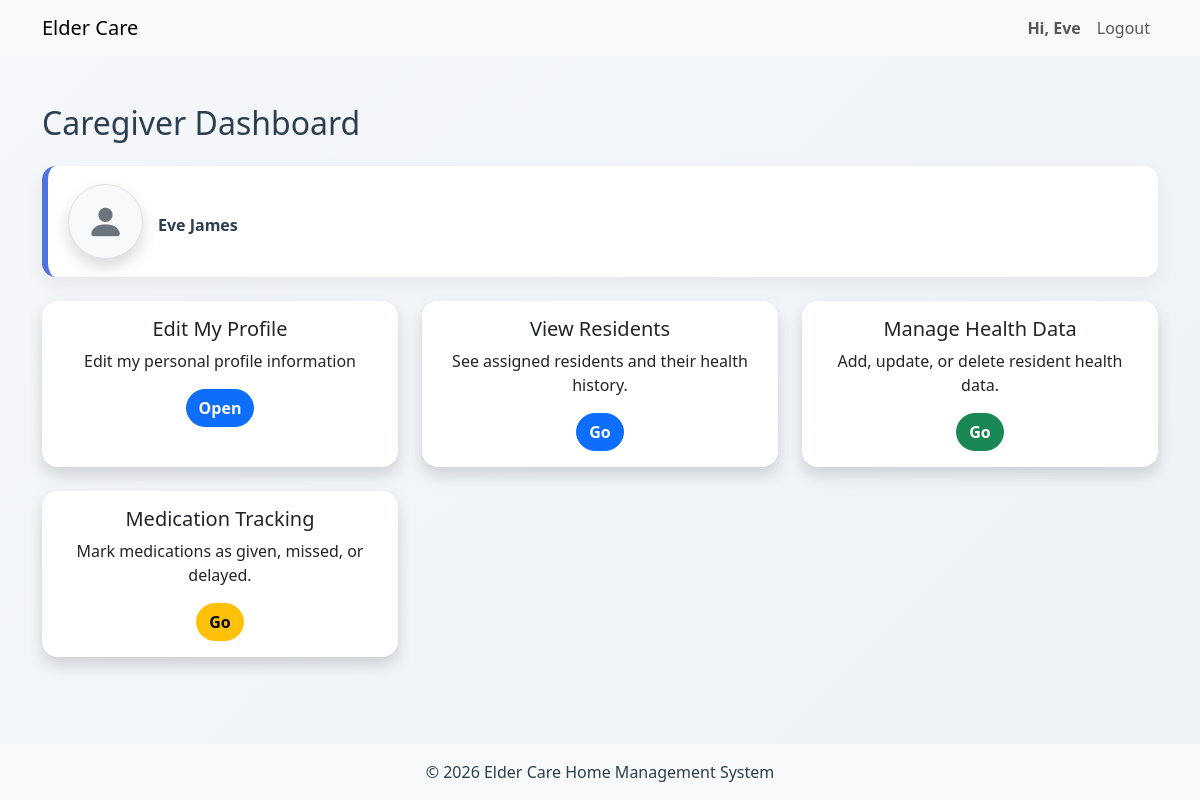
The app's page /caregivers/dashboard.php (signed in), older data.
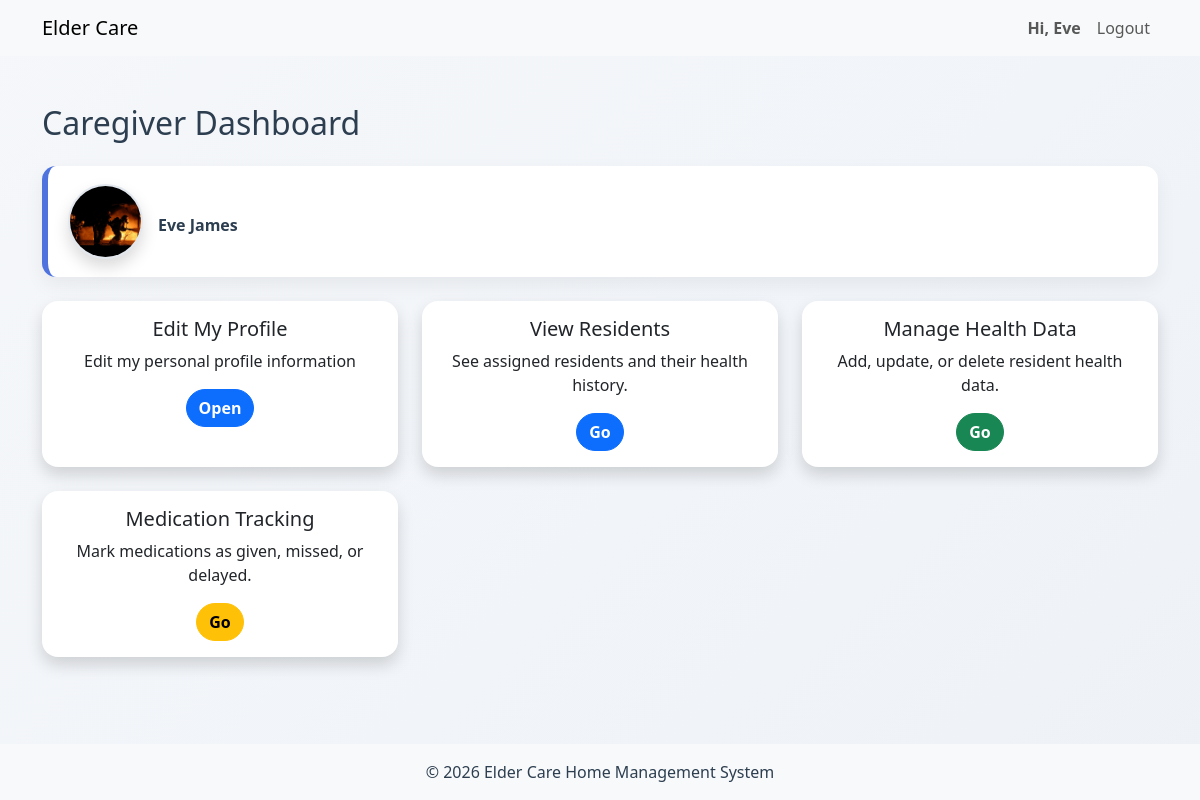
The same page, newer data.
### tables this page shows
CREATE TABLE `caregiver` (
  `empID` int(8) UNSIGNED NOT NULL,
  `user_id` int(11) NOT NULL,
  `phone` varchar(15) DEFAULT NULL,
  `fname` varchar(50) DEFAULT NULL,
  `lname` varchar(50) DEFAULT NULL,
  `profilePhoto` text DEFAULT NULL
);

### caregivers/dashboard.php (the view, shortened to what this page needs)
<?php
include '../includes/header.php';
$user_id = $_SESSION['user_id'];
$stmt = $conn->prepare("SELECT fname, lname, profilePhoto FROM caregiver WHERE user_id=?");
$stmt->execute([$user_id]);
$caregiver = $stmt->fetch();
?>
<div class="caregiver-dashboard container mt-5">
    <h2 class="mb-4">Caregiver Dashboard</h2>
    <div class="text-center mb-4">
        <?php if(!empty($caregiver['profilePhoto']) && file_exists("../uploads/caregivers/".$caregiver['profilePhoto'])): ?>
            <img src="../uploads/caregivers/<?= htmlspecialchars($caregiver['profilePhoto']) ?>"
                 alt="Profile Photo" class="rounded-circle shadow" style="width:150px;height:150px;object-fit:cover;">
        <?php else: ?>
            <div class="rounded-circle bg-light border shadow d-inline-flex justify-content-center align-items-center"
                 style="width:150px;height:150px;">
                <i class="bi bi-person-fill" style="font-size:80px;color:#6c757d;"></i>
            </div>
        <?php endif; ?>
        <h4 class="mt-2"><?= htmlspecialchars($caregiver['fname'] . ' ' . $caregiver['lname']) ?></h4>
    </div>
    <div class="row">
        <div class="col-md-4 mb-4">
            <div class="card shadow h-100">
                <div class="card-body text-center">
                    <h5 class="card-title">Edit My Profile</h5>
                    <p class="card-text">Edit my personal profile information</p>
                    <a href="profile.php" class="btn btn-primary">Open</a>
                </div>
            </div>
        </div>
        <div class="col-md-4 mb-4">
            <div class="card shadow h-100">
                <div class="card-body text-center">
                    <h5 class="card-title">View Residents</h5>
                    <p class="card-text">See assigned residents and their health history.</p>
                    <a href="view_residents.php" class="btn btn-primary">Go</a>
                </div>
            </div>
        </div>
        <div class="col-md-4 mb-4">
            <div class="card shadow h-100">
                <div class="card-body text-center">
                    <h5 class="card-title">Manage Health Data</h5>
                    <p class="card-text">Add, update, or delete resident health data.</p>
                    <a href="manage_health.php" class="btn btn-success">Go</a>
                </div>
            </div>
        </div>
        <div class="col-md-4 mb-4">
            <div class="card shadow h-100">
                <div class="card-body text-center">
                    <h5 class="card-title">Medication Tracking</h5>
                    <p class="card-text">Mark medications as given, missed, or delayed.</p>
                    <a href="medication_status.php" class="btn btn-warning">Go</a>
                </div>
            </div>
        </div>
    </div>
</div>
<?php include '../includes/footer.php'; ?>

### includes/header.php (shortened to what this page needs)
<?php
$username = $_SESSION['username'] ?? '';
?>
<!doctype html>
<html lang="en">
  <head>
    <link href="https://cdn.jsdelivr.net/npm/bootstrap@5.3.8/dist/css/bootstrap.min.css" rel="stylesheet">
    <link rel="stylesheet" href="https://cdn.jsdelivr.net/npm/bootstrap-icons@1.11.1/font/bootstrap-icons.css">
    <link rel="stylesheet" href="<?= BASE_URL ?>assets/css/global.css">
    <?php if (isset($_SESSION['role'])): ?>
        <?php if ($_SESSION['role'] === 'admin'): ?>
            <link rel="stylesheet" href="<?= BASE_URL ?>assets/css/admin.css">
        <?php elseif ($_SESSION['role'] === 'family'): ?>
            <link rel="stylesheet" href="<?= BASE_URL ?>assets/css/family.css">
        <?php elseif ($_SESSION['role'] === 'resident'): ?>
            <link rel="stylesheet" href="<?= BASE_URL ?>assets/css/resident.css">
        <?php elseif ($_SESSION['role'] === 'caregiver'): ?>
            <link rel="stylesheet" href="<?= BASE_URL ?>assets/css/caregiver.css">
        <?php endif; ?>
    <?php endif; ?>
  </head>
 <body class="d-flex flex-column min-vh-100">
    <nav class="navbar navbar-expand-lg navbar-light bg-light">
    <div class="container">
        <a class="navbar-brand" href="<?= BASE_URL ?>">Elder Care</a>
        <div class="collapse navbar-collapse" id="navbarNav">
            <ul class="navbar-nav ms-auto">
                <?php if (isset($_SESSION['user_id'])): ?>
                    <li class="nav-item">
                        <a style="font-weight: bold;" class="nav-link">Hi, <?php echo htmlspecialchars($username); ?></a>
                    </li>
                    <li class="nav-item">
                        <a class="nav-link"  href="<?= BASE_URL ?>logout.php">Logout</a>
                    </li>
                <?php endif; ?>
            </ul>
        </div>
    </nav>
    <main class="flex-fill">

### includes/footer.php (shortened to what this page needs)
</main>
<footer class="bg-light text-center py-3 mt-5">
    <div class="container">
        <p class="mb-0">&copy; 2026 Elder Care Home Management System</p>
    </div>
</footer>
</body>
</html>

### assets/css/global.css (style rules this page uses)
body { background: linear-gradient(135deg, #f5f7fa, #eef2f7); font-family: "Segoe UI", Tahoma, sans-serif; color: #2c3e50; }
* { transition: all 0.2s ease; }
.card { border: none; border-radius: 16px; box-shadow: 0 10px 25px rgba(0, 0, 0, 0.06); }
.btn { border-radius: 25px !important; font-weight: 600; }

### assets/css/caregiver.css (style rules this page uses)
.caregiver-dashboard .text-center.mb-4 { display: flex; align-items: center; justify-content: flex-start; gap: 15px; background: #ffffff; width: 100%; padding: 18px 20px; border-radius: 14px; box-shadow: 0 8px 20px rgba(0, 0, 0, 0.06); text-align: left !important; border-left: 6px solid #4e73df; }
.caregiver-dashboard .rounded-circle { width: 75px !important; height: 75px !important; display: flex !important; align-items: center; justify-content: center; flex-shrink: 0; background: #eef2f7; border: 2px solid #e3e8ef; }
.caregiver-dashboard img.rounded-circle { object-fit: cover; }
.caregiver-dashboard h4 { margin: 0; font-size: 16px; font-weight: 700; }
.caregiver-dashboard .card { border: none; border-radius: 16px; box-shadow: 0 10px 25px rgba(0, 0, 0, 0.06); transition: 0.25s ease; }
.caregiver-dashboard .btn { border-radius: 25px; font-weight: 600; }
.caregiver-dashboard .rounded-circle i { font-size: 38px !important; color: #6c757d; }

Row changes from the older to the newer data that the page shows:
changed caregiver "Eve James": profilePhoto: picture added
